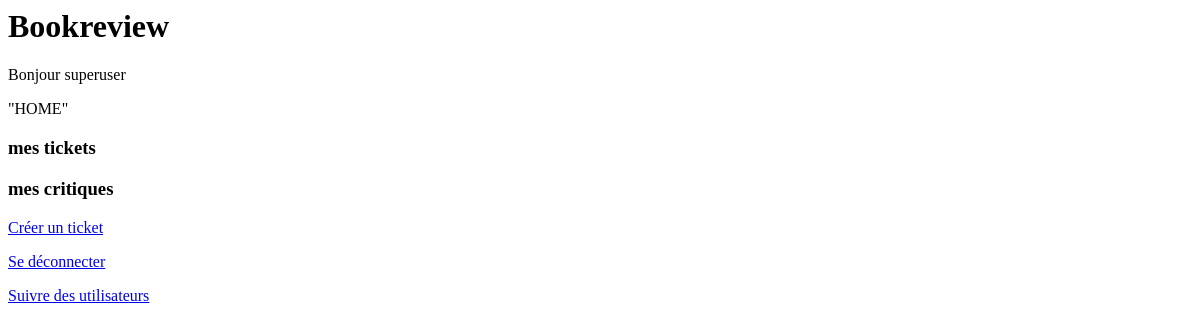
Page /home/ (signed in) on the earlier database version.
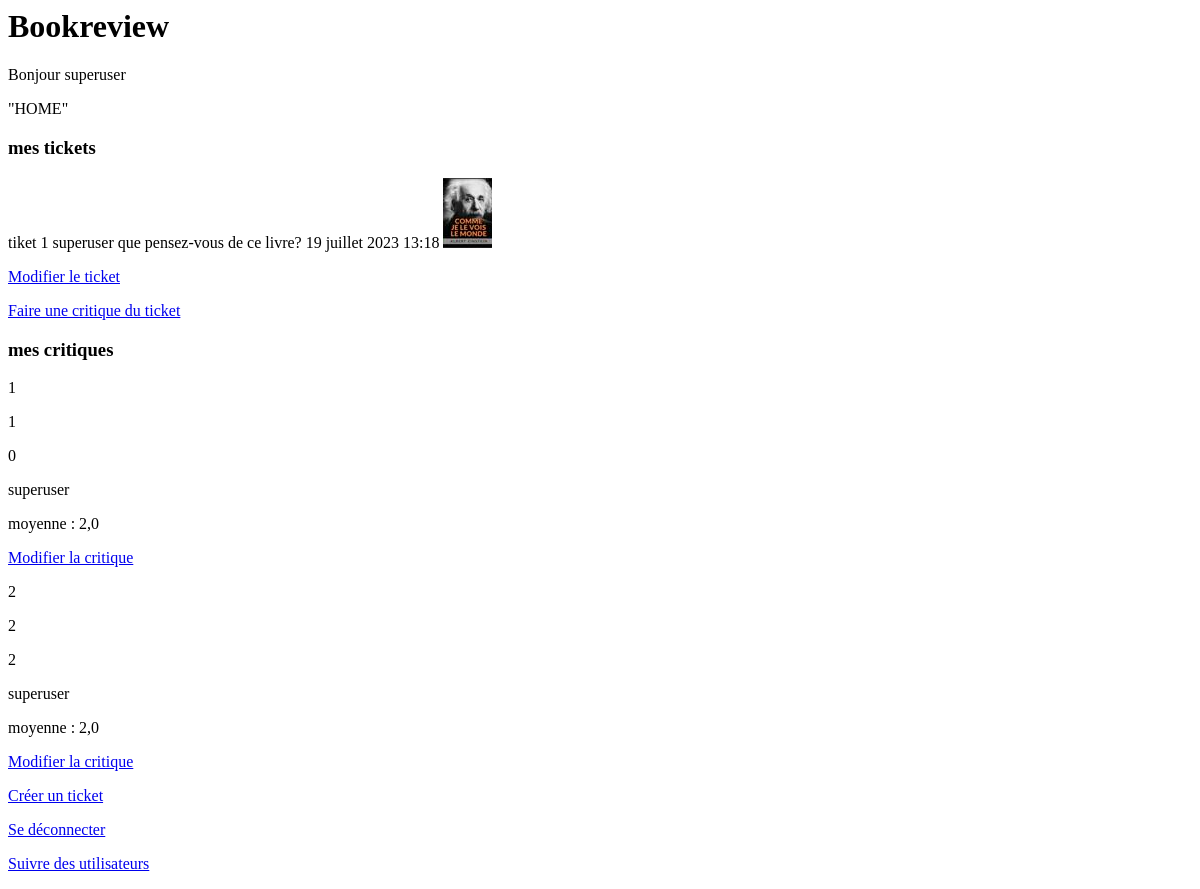
Same page on the later database version.
### authentication/models.py (models this page shows)
class User(AbstractUser):
    pass

### review/models.py (models this page shows, shortened)
class Ticket(models.Model):
    IMAGE_MAX_SIZE = (70, 70)
    title = models.CharField(max_length=128, verbose_name='titre')
    description = models.CharField(max_length=2048, verbose_name='description', blank=True)
    author  = models.ForeignKey(settings.AUTH_USER_MODEL, on_delete=models.CASCADE)
    image = models.ImageField(verbose_name='image', null=True, blank=True)
    date_created = models.DateTimeField(auto_now_add=True)

class Review(models.Model):
    ticket = models.ForeignKey(to=Ticket, on_delete=models.CASCADE)
    rating = models.PositiveSmallIntegerField(
        validators=[MinValueValidator(0), MaxValueValidator(5)])
    headline = models.CharField(max_length=128)
    body = models.CharField(max_length=8192, blank=True)
    author = models.ForeignKey(
        to=settings.AUTH_USER_MODEL, on_delete=models.CASCADE)
    time_created = models.DateTimeField(auto_now_add=True)

### review/views.py (the view)
# urls.py: 2. Add a URL to urlpatterns:  path('', views.home, name='home')
@login_required
def home(request):
    tickets = models.Ticket.objects.all()
    my_tickets = tickets.filter(author=request.user)
    reviews = models.Review.objects.all()
    my_reviews = reviews.filter(author=request.user)
    average = 0
    if reviews:
        for review in reviews:
            average += review.rating
        average = average/len(reviews)
    context = {
        "my_tickets":my_tickets,
        "my_reviews":my_reviews,
        "average":average,
        }
    return render(request, "review/home.html", context=context)

### review/templates/review/home.html
{% extends "base.html" %}
{% block content %}
"HOME"
<p><h3>mes tickets</h3></p>
{% for ticket in my_tickets %}
    {{ ticket.title }}
    {{ ticket.author }}
    {{ ticket.description}}
    {{ ticket.date_created}}
    {% if ticket.image %}
    <img src="{{ ticket.image.url }}">
    {% endif %}
    <p><a href="{% url 'edit_ticket' ticket.id %}">Modifier le ticket</a></p>
    <p><a href="{% url 'review' ticket.id %}">Faire une critique du ticket</a></p>
    {% endfor %}
  <p><h3>mes critiques</h3></p>
  {% for review in my_reviews %}
  <p> {{review.headline}} </p>
  <p> {{review.body}} </p>
  <p> {{review.rating}} </p>
  <p> {{review.author}} </p>
  <p> moyenne : {{average}} </p>
  <p><a href="{% url 'edit_review' review.id %}">Modifier la critique</a></p>
{% endfor %}
{% endblock content %}

### templates/base.html (shortened to what this page needs)
<html>
    <head>
    </head>
    <body>
        <h1>Bookreview</h1>
        <p>Bonjour {{ user.username }} </p>
        {% block content %}{% endblock content %}
    </body>
    <p><a href="{% url 'ticket' %}">Créer un ticket</a></p>
    <p><a href="{% url 'logout' %}">Se déconnecter</a></p>
    <p><a href="{% url 'follow_users' %}">Suivre des utilisateurs</a></p>
</html>

Differences in the rows shown:
added Ticket: title "tiket 1", author "superuser", description "que pensez-vous de ce livre?", date_created "19 juillet 2023 13:18", image (picture)
added Review: headline "1", body "1", rating "0", author "superuser", average "2,0"
added Review: headline "2", body "2", rating "2", author "superuser", average "2,0"
